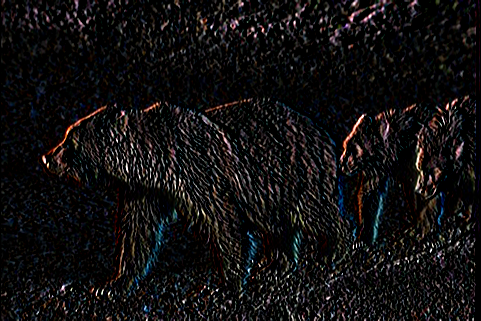
#> input picture preprocess/sobel/0.png, 481 x 321 px, given in place of 0.jpg, which was not available
$ python demo.py
#> lines starting #> are read from the running program, lines starting #| are printed output that depends on the picture; after the words box and inside, x2 and y2 are one past the last pixel; in counts of white or black regions, pixels touching at a corner belong together; pictures that were not available may be replaced by others from this repository, and a replacement may not be noted
import cv2
import numpy as np

# 读取图像
image = cv2.imread('train/0.jpg')
#> image is the input picture: shape (321, 481, 3); mean B, G, R 16.3, 15.9, 17.5

# 将图像转换为灰度
gray = cv2.cvtColor(image, cv2.COLOR_BGR2GRAY)
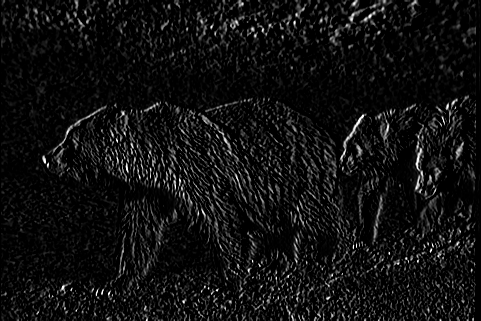
#> gray: shape (321, 481); min 0, max 255, mean 16.5

# 应用高斯模糊以减少噪声并帮助边缘检测
blurred = cv2.GaussianBlur(gray, (5, 5), 0)
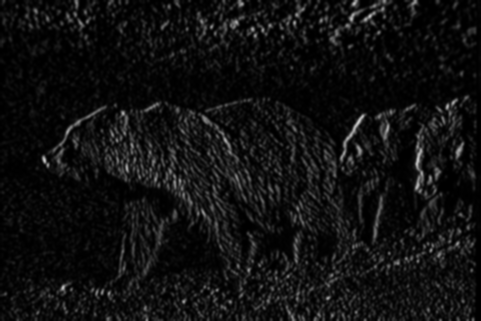
#> blurred: shape (321, 481); min 0, max 199, mean 16.5

# 使用Canny边缘检测器查找图像中的边缘
edges = cv2.Canny(blurred, 50, 150)
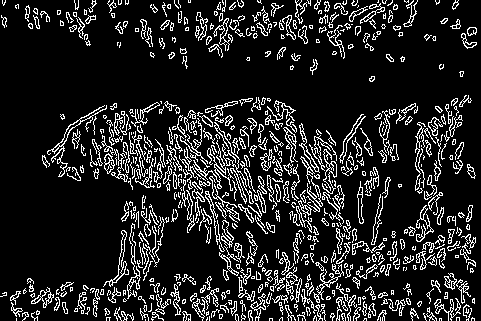
#> edges: shape (321, 481); 14% white in thin lines or dots

# 在边缘图中查找轮廓
contours, _ = cv2.findContours(edges, cv2.RETR_EXTERNAL, cv2.CHAIN_APPROX_SIMPLE)
#> contours = 643 contours, 460 with area under 20; largest, box (x1, y1, x2, y2) and area: (103, 230, 129, 287) 230, (47, 105, 107, 177) 208, (31, 287, 54, 308) 162, (299, 123, 320, 173) 158, (213, 18, 233, 51) 142


# 创建一个黑色背景图像
contour_image = np.zeros_like(image)

# 在黑色背景上绘制轮廓
cv2.drawContours(contour_image, contours, -1, (0, 255, 0), 2)
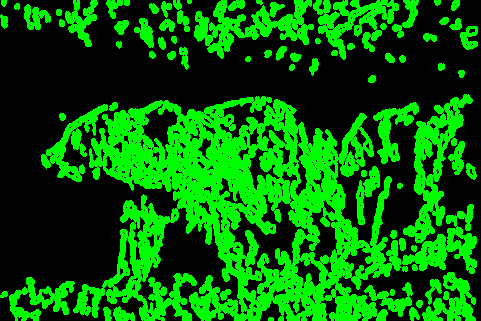
#> contour_image: shape (321, 481, 3); mean of channels 0, 1, 2 0, 98.4, 0; drawn as B, G, R

# 将轮廓图与原始图像融合
alpha = 0.3  # 调整融合的权重
result = cv2.addWeighted(image, 1 - alpha, contour_image, alpha, 0)
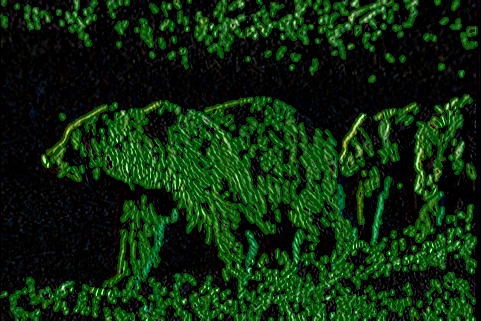
#> result: shape (321, 481, 3); mean B, G, R 11.4, 40.6, 12.3

# 显示原始图像和轮廓图像
# cv2.imshow('原始图像', image)
# cv2.imshow('轮廓图像', contour_image)

cv2.imwrite('test.jpg',result)

$ run again, with preprocess/sobel/102.png copied over preprocess/sobel/0.png
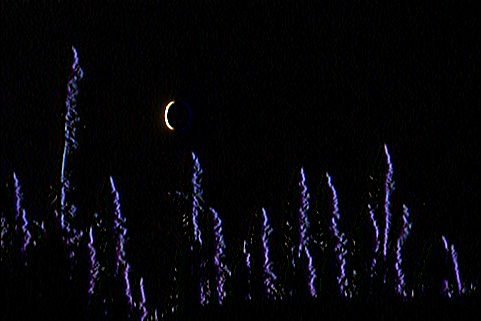
#> input picture preprocess/sobel/102.png, 481 x 321 px, given in place of 0.jpg, which was not available
#> image is the input picture: shape (321, 481, 3); mean B, G, R 8.8, 5.3, 5.8
#> `edges = cv2.Canny(blurred, 50, 150)`:
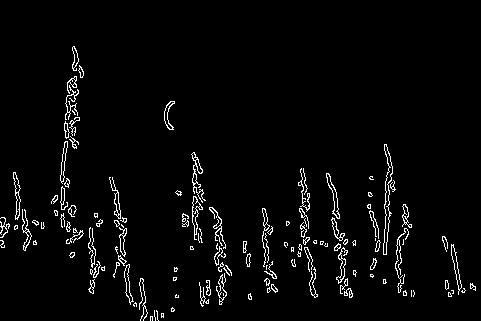
#> edges: shape (321, 481); 3.3% white in thin lines or dots, all inside (x1, y1, x2, y2) = (0, 46, 476, 321)
#> contours = 132 contours, 87 with area under 20; largest, box (x1, y1, x2, y2) and area: (383, 144, 393, 255) 374, (326, 173, 340, 219) 162, (192, 196, 203, 240) 160, (13, 172, 21, 220) 148, (451, 244, 462, 295) 140
#> `result = cv2.addWeighted(image, 1 - alpha, contour_image, alpha, 0)`:
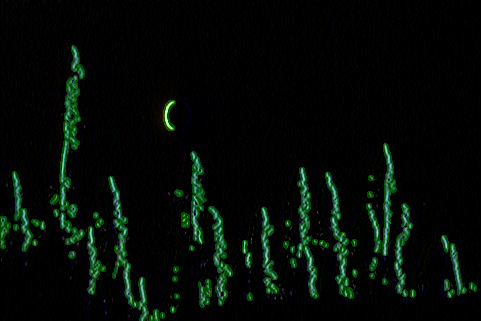
#> result: shape (321, 481, 3); mean B, G, R 6.2, 10.9, 4.1

$ run again, with preprocess/sobel/103.png copied over preprocess/sobel/0.png
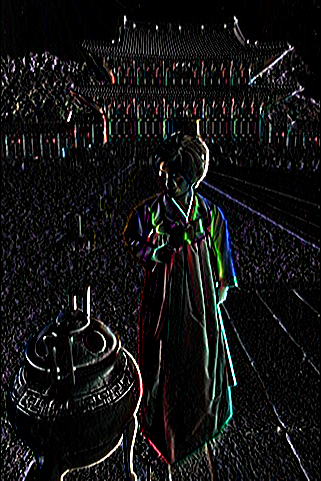
#> input picture preprocess/sobel/103.png, 321 x 481 px, given in place of 0.jpg, which was not available
#> image is the input picture: shape (481, 321, 3); mean B, G, R 19.8, 19.5, 19.4
#> `edges = cv2.Canny(blurred, 50, 150)`:
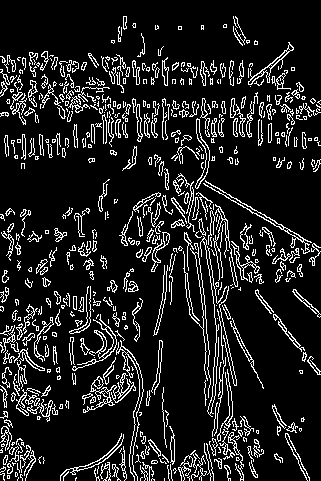
#> edges: shape (481, 321); 12.7% white in thin lines or dots
#> contours = 548 contours, 406 with area under 20; largest, box (x1, y1, x2, y2) and area: (72, 314, 117, 371) 268, (83, 373, 136, 413) 266, (248, 42, 294, 85) 248, (195, 118, 210, 189) 246, (203, 180, 312, 254) 184
#> `result = cv2.addWeighted(image, 1 - alpha, contour_image, alpha, 0)`:
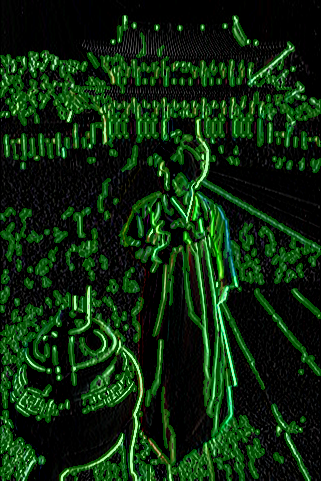
#> result: shape (481, 321, 3); mean B, G, R 13.8, 41, 13.6

$ run again, with preprocess/sobel/104.png copied over preprocess/sobel/0.png
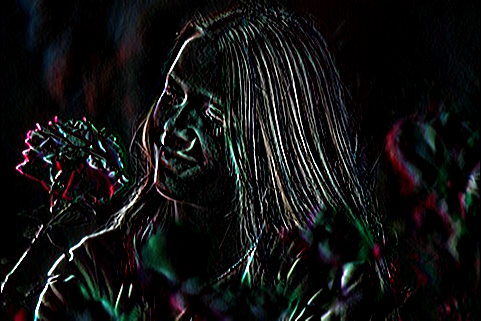
#> input picture preprocess/sobel/104.png, 481 x 321 px, given in place of 0.jpg, which was not available
#> image is the input picture: shape (321, 481, 3); mean B, G, R 18.4, 18.3, 17.7
#> `edges = cv2.Canny(blurred, 50, 150)`:
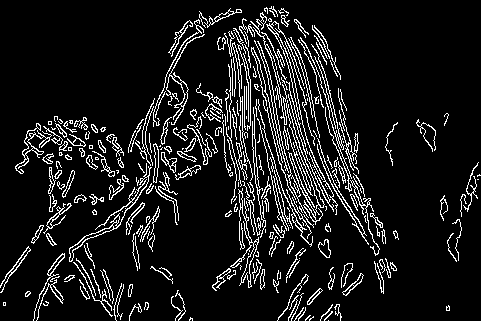
#> edges: shape (321, 481); 10.3% white in thin lines or dots
#> contours = 306 contours, 222 with area under 20; largest, box (x1, y1, x2, y2) and area: (69, 163, 152, 262) 342, (230, 188, 259, 288) 271, (286, 100, 325, 225) 232, (166, 34, 205, 125) 185, (15, 123, 52, 174) 142
#> `result = cv2.addWeighted(image, 1 - alpha, contour_image, alpha, 0)`:
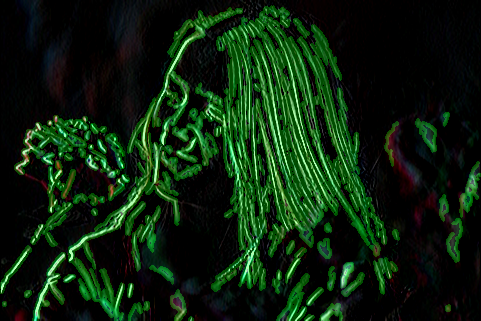
#> result: shape (321, 481, 3); mean B, G, R 12.9, 35.2, 12.4
